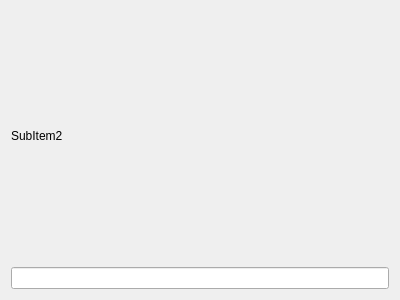
<?xml version="1.0" encoding="UTF-8"?>
<ui version="4.0">
 <class>SubItem2</class>
 <widget class="QDialog" name="SubItem2">
  <property name="geometry">
   <rect>
    <x>0</x>
    <y>0</y>
    <width>400</width>
    <height>300</height>
   </rect>
  </property>
  <property name="windowTitle">
   <string>Dialog</string>
  </property>
  <layout class="QVBoxLayout" name="verticalLayout">
   <item>
    <widget class="QLabel" name="label">
     <property name="text">
      <string>SubItem2</string>
     </property>
    </widget>
   </item>
   <item>
    <widget class="QLineEdit" name="lineEdit"/>
   </item>
  </layout>
 </widget>
 <resources/>
 <connections/>
</ui>
